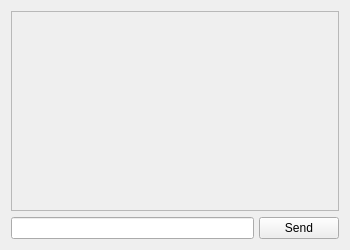
<?xml version="1.0" encoding="UTF-8"?>
<ui version="4.0">
 <class>MainWindow</class>
 <widget class="QMainWindow" name="MainWindow">
  <property name="geometry">
   <rect>
    <x>0</x>
    <y>0</y>
    <width>350</width>
    <height>250</height>
   </rect>
  </property>
  <property name="minimumSize">
   <size>
    <width>350</width>
    <height>250</height>
   </size>
  </property>
  <property name="windowTitle">
   <string>Chat</string>
  </property>
  <property name="windowIcon">
   <iconset resource="../Static/static.qrc">
    <normaloff>:/icon/svg-flat.svg</normaloff>:/icon/svg-flat.svg</iconset>
  </property>
  <widget class="QWidget" name="centralWidget">
   <layout class="QVBoxLayout" name="verticalLayout">
    <item>
     <widget class="QScrollArea" name="messageScroll">
      <property name="widgetResizable">
       <bool>true</bool>
      </property>
      <widget class="QWidget" name="messageArea">
       <property name="geometry">
        <rect>
         <x>0</x>
         <y>0</y>
         <width>334</width>
         <height>192</height>
        </rect>
       </property>
       <property name="sizePolicy">
        <sizepolicy hsizetype="Preferred" vsizetype="Minimum">
         <horstretch>0</horstretch>
         <verstretch>0</verstretch>
        </sizepolicy>
       </property>
       <layout class="QVBoxLayout" name="verticalLayout_2">
        <property name="sizeConstraint">
         <enum>QLayout::SetMinimumSize</enum>
        </property>
       </layout>
      </widget>
     </widget>
    </item>
    <item>
     <layout class="QHBoxLayout" name="horizontalLayout">
      <property name="spacing">
       <number>5</number>
      </property>
      <property name="sizeConstraint">
       <enum>QLayout::SetFixedSize</enum>
      </property>
      <property name="bottomMargin">
       <number>0</number>
      </property>
      <item>
       <widget class="QLineEdit" name="message"/>
      </item>
      <item>
       <widget class="QPushButton" name="send">
        <property name="sizePolicy">
         <sizepolicy hsizetype="Fixed" vsizetype="Fixed">
          <horstretch>0</horstretch>
          <verstretch>0</verstretch>
         </sizepolicy>
        </property>
        <property name="text">
         <string>Send</string>
        </property>
       </widget>
      </item>
     </layout>
    </item>
   </layout>
  </widget>
 </widget>
 <layoutdefault spacing="6" margin="11"/>
 <resources>
  <include location="../Static/static.qrc"/>
 </resources>
 <connections/>
</ui>
